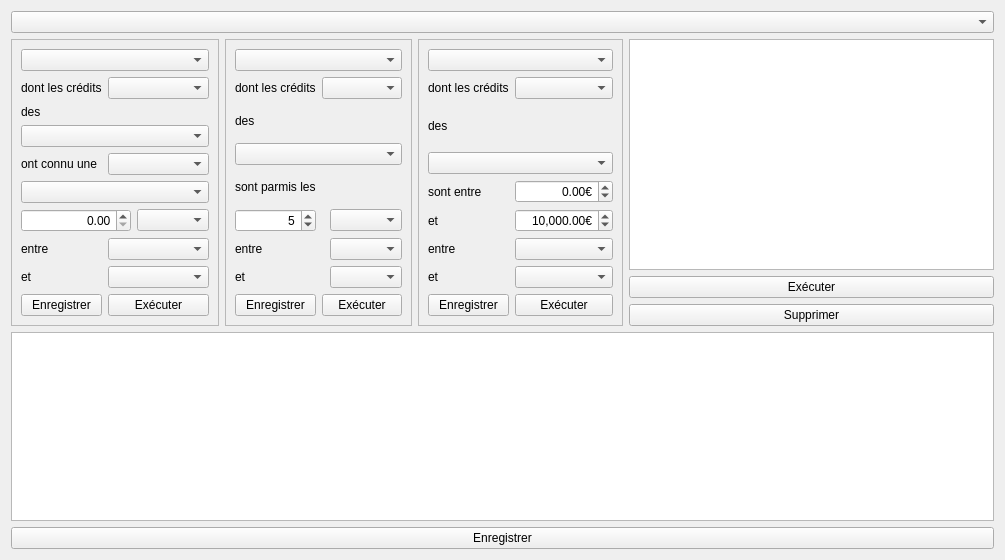
<?xml version="1.0" encoding="UTF-8"?>
<ui version="4.0">
 <class>FormQueries</class>
 <widget class="QWidget" name="FormQueries">
  <property name="geometry">
   <rect>
    <x>0</x>
    <y>0</y>
    <width>1005</width>
    <height>560</height>
   </rect>
  </property>
  <property name="windowTitle">
   <string>Requêtes personnalisées</string>
  </property>
  <layout class="QGridLayout" name="gridLayout">
   <item row="1" column="2">
    <widget class="QFrame" name="frame_2">
     <property name="sizePolicy">
      <sizepolicy hsizetype="Preferred" vsizetype="Minimum">
       <horstretch>0</horstretch>
       <verstretch>0</verstretch>
      </sizepolicy>
     </property>
     <property name="styleSheet">
      <string notr="true"/>
     </property>
     <property name="frameShape">
      <enum>QFrame::StyledPanel</enum>
     </property>
     <property name="frameShadow">
      <enum>QFrame::Raised</enum>
     </property>
     <layout class="QGridLayout" name="gridLayout_3">
      <item row="2" column="0">
       <widget class="QLabel" name="label_10">
        <property name="text">
         <string>des</string>
        </property>
       </widget>
      </item>
      <item row="4" column="0">
       <widget class="QLabel" name="label_11">
        <property name="text">
         <string>sont parmis les</string>
        </property>
       </widget>
      </item>
      <item row="6" column="0">
       <widget class="QLabel" name="label_12">
        <property name="text">
         <string>entre</string>
        </property>
       </widget>
      </item>
      <item row="7" column="0">
       <widget class="QLabel" name="label_13">
        <property name="text">
         <string>et</string>
        </property>
       </widget>
      </item>
      <item row="3" column="0" colspan="3">
       <widget class="QComboBox" name="comboBoxDFRFDIRI_2"/>
      </item>
      <item row="7" column="2">
       <widget class="QComboBox" name="comboBoxYear2_2"/>
      </item>
      <item row="1" column="0">
       <widget class="QLabel" name="label_9">
        <property name="text">
         <string>dont les crédits</string>
        </property>
       </widget>
      </item>
      <item row="8" column="1" colspan="2">
       <widget class="QPushButton" name="pushButtonExecReqRank">
        <property name="text">
         <string>Exécuter</string>
        </property>
       </widget>
      </item>
      <item row="8" column="0">
       <widget class="QPushButton" name="pushButtonSaveReqRank">
        <property name="text">
         <string>Enregistrer</string>
        </property>
       </widget>
      </item>
      <item row="6" column="2">
       <widget class="QComboBox" name="comboBoxYear1_2"/>
      </item>
      <item row="0" column="0" colspan="3">
       <widget class="QComboBox" name="comboBoxTypes_2"/>
      </item>
      <item row="5" column="2">
       <widget class="QComboBox" name="comboBoxBiggerSmaller"/>
      </item>
      <item row="5" column="0">
       <widget class="QSpinBox" name="spinBoxNumRank">
        <property name="alignment">
         <set>Qt::AlignRight|Qt::AlignTrailing|Qt::AlignVCenter</set>
        </property>
        <property name="correctionMode">
         <enum>QAbstractSpinBox::CorrectToNearestValue</enum>
        </property>
        <property name="minimum">
         <number>1</number>
        </property>
        <property name="value">
         <number>5</number>
        </property>
       </widget>
      </item>
      <item row="1" column="1" colspan="2">
       <widget class="QComboBox" name="comboBoxORED_2"/>
      </item>
     </layout>
    </widget>
   </item>
   <item row="1" column="4">
    <layout class="QVBoxLayout" name="verticalLayout">
     <item>
      <widget class="QListView" name="listView">
       <property name="sizePolicy">
        <sizepolicy hsizetype="Expanding" vsizetype="Minimum">
         <horstretch>0</horstretch>
         <verstretch>0</verstretch>
        </sizepolicy>
       </property>
       <property name="editTriggers">
        <set>QAbstractItemView::NoEditTriggers</set>
       </property>
       <property name="showDropIndicator" stdset="0">
        <bool>false</bool>
       </property>
       <property name="selectionMode">
        <enum>QAbstractItemView::ExtendedSelection</enum>
       </property>
      </widget>
     </item>
     <item>
      <widget class="QPushButton" name="pushButtonExecFromList">
       <property name="text">
        <string>Exécuter</string>
       </property>
      </widget>
     </item>
     <item>
      <widget class="QPushButton" name="pushButtonDelete">
       <property name="text">
        <string>Supprimer</string>
       </property>
      </widget>
     </item>
    </layout>
   </item>
   <item row="0" column="0" colspan="5">
    <widget class="QComboBox" name="comboBoxListAudits"/>
   </item>
   <item row="2" column="0" colspan="5">
    <layout class="QVBoxLayout" name="verticalLayout_4">
     <item>
      <widget class="QTextEdit" name="textEdit">
       <property name="sizePolicy">
        <sizepolicy hsizetype="Expanding" vsizetype="Expanding">
         <horstretch>0</horstretch>
         <verstretch>0</verstretch>
        </sizepolicy>
       </property>
       <property name="undoRedoEnabled">
        <bool>false</bool>
       </property>
       <property name="readOnly">
        <bool>true</bool>
       </property>
      </widget>
     </item>
     <item>
      <widget class="QPushButton" name="pushButtonSave">
       <property name="text">
        <string>Enregistrer</string>
       </property>
      </widget>
     </item>
    </layout>
   </item>
   <item row="1" column="3">
    <widget class="QFrame" name="frame_3">
     <property name="sizePolicy">
      <sizepolicy hsizetype="Preferred" vsizetype="Minimum">
       <horstretch>0</horstretch>
       <verstretch>0</verstretch>
      </sizepolicy>
     </property>
     <property name="styleSheet">
      <string notr="true"/>
     </property>
     <property name="frameShape">
      <enum>QFrame::StyledPanel</enum>
     </property>
     <property name="frameShadow">
      <enum>QFrame::Raised</enum>
     </property>
     <layout class="QGridLayout" name="gridLayout_4">
      <item row="1" column="0">
       <widget class="QLabel" name="label_16">
        <property name="text">
         <string>dont les crédits</string>
        </property>
       </widget>
      </item>
      <item row="12" column="1">
       <widget class="QComboBox" name="comboBoxYear2_3"/>
      </item>
      <item row="6" column="0">
       <widget class="QLabel" name="label_18">
        <property name="text">
         <string>sont entre</string>
        </property>
       </widget>
      </item>
      <item row="8" column="0">
       <widget class="QLabel" name="label_19">
        <property name="text">
         <string>et</string>
        </property>
       </widget>
      </item>
      <item row="0" column="0" colspan="2">
       <widget class="QComboBox" name="comboBoxTypes_3"/>
      </item>
      <item row="13" column="0">
       <widget class="QPushButton" name="pushButtonSaveReq3">
        <property name="text">
         <string>Enregistrer</string>
        </property>
       </widget>
      </item>
      <item row="12" column="0">
       <widget class="QLabel" name="label_17">
        <property name="text">
         <string>et</string>
        </property>
       </widget>
      </item>
      <item row="11" column="0">
       <widget class="QLabel" name="label_20">
        <property name="text">
         <string>entre</string>
        </property>
       </widget>
      </item>
      <item row="3" column="0">
       <widget class="QLabel" name="label_15">
        <property name="text">
         <string>des</string>
        </property>
       </widget>
      </item>
      <item row="4" column="0" colspan="2">
       <widget class="QComboBox" name="comboBoxDFRFDIRI_3"/>
      </item>
      <item row="11" column="1">
       <widget class="QComboBox" name="comboBoxYear1_3"/>
      </item>
      <item row="1" column="1">
       <widget class="QComboBox" name="comboBoxORED_3"/>
      </item>
      <item row="13" column="1">
       <widget class="QPushButton" name="pushButtonExecReq3">
        <property name="text">
         <string>Exécuter</string>
        </property>
       </widget>
      </item>
      <item row="8" column="1">
       <widget class="QDoubleSpinBox" name="doubleSpinBox_3">
        <property name="alignment">
         <set>Qt::AlignRight|Qt::AlignTrailing|Qt::AlignVCenter</set>
        </property>
        <property name="accelerated">
         <bool>true</bool>
        </property>
        <property name="correctionMode">
         <enum>QAbstractSpinBox::CorrectToNearestValue</enum>
        </property>
        <property name="showGroupSeparator" stdset="0">
         <bool>true</bool>
        </property>
        <property name="suffix">
         <string>€</string>
        </property>
        <property name="minimum">
         <double>-400000000.000000000000000</double>
        </property>
        <property name="maximum">
         <double>400000000.000000000000000</double>
        </property>
        <property name="singleStep">
         <double>10.000000000000000</double>
        </property>
        <property name="value">
         <double>10000.000000000000000</double>
        </property>
       </widget>
      </item>
      <item row="6" column="1">
       <widget class="QDoubleSpinBox" name="doubleSpinBox_2">
        <property name="alignment">
         <set>Qt::AlignRight|Qt::AlignTrailing|Qt::AlignVCenter</set>
        </property>
        <property name="accelerated">
         <bool>true</bool>
        </property>
        <property name="correctionMode">
         <enum>QAbstractSpinBox::CorrectToNearestValue</enum>
        </property>
        <property name="showGroupSeparator" stdset="0">
         <bool>true</bool>
        </property>
        <property name="suffix">
         <string>€</string>
        </property>
        <property name="minimum">
         <double>-400000000.000000000000000</double>
        </property>
        <property name="maximum">
         <double>400000000.000000000000000</double>
        </property>
        <property name="singleStep">
         <double>10.000000000000000</double>
        </property>
       </widget>
      </item>
     </layout>
    </widget>
   </item>
   <item row="1" column="0" colspan="2">
    <widget class="QFrame" name="frame">
     <property name="sizePolicy">
      <sizepolicy hsizetype="Preferred" vsizetype="Maximum">
       <horstretch>0</horstretch>
       <verstretch>0</verstretch>
      </sizepolicy>
     </property>
     <property name="styleSheet">
      <string notr="true"/>
     </property>
     <property name="frameShape">
      <enum>QFrame::StyledPanel</enum>
     </property>
     <property name="frameShadow">
      <enum>QFrame::Raised</enum>
     </property>
     <layout class="QGridLayout" name="gridLayout_2">
      <item row="4" column="1" colspan="3">
       <widget class="QComboBox" name="comboBoxAugDim"/>
      </item>
      <item row="9" column="1" colspan="3">
       <widget class="QPushButton" name="pushButtonExecReqVariation">
        <property name="text">
         <string>Exécuter</string>
        </property>
       </widget>
      </item>
      <item row="4" column="0">
       <widget class="QLabel" name="label_4">
        <property name="text">
         <string>ont connu une</string>
        </property>
       </widget>
      </item>
      <item row="7" column="1" colspan="3">
       <widget class="QComboBox" name="comboBoxYear1"/>
      </item>
      <item row="1" column="0">
       <widget class="QLabel" name="label_2">
        <property name="text">
         <string>dont les crédits</string>
        </property>
       </widget>
      </item>
      <item row="1" column="1" colspan="3">
       <widget class="QComboBox" name="comboBoxORED"/>
      </item>
      <item row="2" column="0">
       <widget class="QLabel" name="label_3">
        <property name="text">
         <string>des</string>
        </property>
       </widget>
      </item>
      <item row="3" column="0" colspan="4">
       <widget class="QComboBox" name="comboBoxDFRFDIRI"/>
      </item>
      <item row="5" column="0" colspan="4">
       <widget class="QComboBox" name="comboBoxOperator"/>
      </item>
      <item row="8" column="0">
       <widget class="QLabel" name="label_7">
        <property name="text">
         <string>et</string>
        </property>
       </widget>
      </item>
      <item row="8" column="1" colspan="3">
       <widget class="QComboBox" name="comboBoxYear2"/>
      </item>
      <item row="6" column="2" colspan="2">
       <widget class="QComboBox" name="comboBoxPercentEuro"/>
      </item>
      <item row="7" column="0">
       <widget class="QLabel" name="label_6">
        <property name="text">
         <string>entre</string>
        </property>
       </widget>
      </item>
      <item row="9" column="0">
       <widget class="QPushButton" name="pushButtonSaveReqVariation">
        <property name="text">
         <string>Enregistrer</string>
        </property>
       </widget>
      </item>
      <item row="0" column="0" colspan="4">
       <widget class="QComboBox" name="comboBoxTypes"/>
      </item>
      <item row="6" column="0" colspan="2">
       <widget class="QDoubleSpinBox" name="doubleSpinBox">
        <property name="alignment">
         <set>Qt::AlignRight|Qt::AlignTrailing|Qt::AlignVCenter</set>
        </property>
        <property name="accelerated">
         <bool>true</bool>
        </property>
        <property name="correctionMode">
         <enum>QAbstractSpinBox::CorrectToNearestValue</enum>
        </property>
        <property name="showGroupSeparator" stdset="0">
         <bool>true</bool>
        </property>
        <property name="maximum">
         <double>1000000000.000000000000000</double>
        </property>
       </widget>
      </item>
     </layout>
    </widget>
   </item>
  </layout>
 </widget>
 <resources/>
 <connections/>
</ui>
